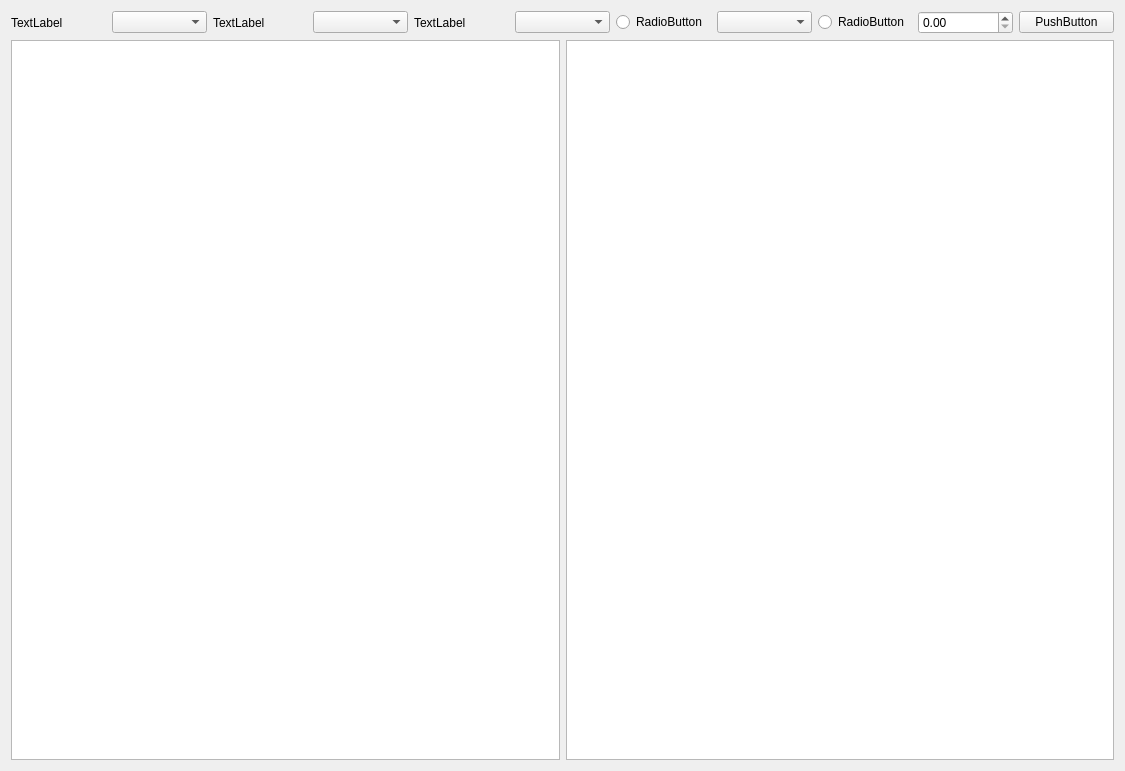
<?xml version="1.0" encoding="UTF-8"?>
<ui version="4.0">
 <class>AllWarningForm</class>
 <widget class="QWidget" name="AllWarningForm">
  <property name="geometry">
   <rect>
    <x>0</x>
    <y>0</y>
    <width>1125</width>
    <height>771</height>
   </rect>
  </property>
  <property name="windowTitle">
   <string>Form</string>
  </property>
  <layout class="QGridLayout" name="gridLayout_2">
   <item row="0" column="0">
    <layout class="QHBoxLayout" name="horizontalLayout">
     <item>
      <widget class="QLabel" name="label_2">
       <property name="text">
        <string>TextLabel</string>
       </property>
      </widget>
     </item>
     <item>
      <widget class="QComboBox" name="comboBox_3"/>
     </item>
     <item>
      <widget class="QLabel" name="label">
       <property name="text">
        <string>TextLabel</string>
       </property>
      </widget>
     </item>
     <item>
      <widget class="QComboBox" name="comboBox_5"/>
     </item>
     <item>
      <widget class="QLabel" name="label_4">
       <property name="text">
        <string>TextLabel</string>
       </property>
      </widget>
     </item>
     <item>
      <widget class="QComboBox" name="comboBox_2"/>
     </item>
     <item>
      <widget class="QRadioButton" name="radioButton">
       <property name="text">
        <string>RadioButton</string>
       </property>
      </widget>
     </item>
     <item>
      <widget class="QComboBox" name="comboBox_4"/>
     </item>
     <item>
      <widget class="QRadioButton" name="radioButton_2">
       <property name="text">
        <string>RadioButton</string>
       </property>
      </widget>
     </item>
     <item>
      <widget class="QDoubleSpinBox" name="doubleSpinBox"/>
     </item>
     <item>
      <widget class="QPushButton" name="pushButton">
       <property name="text">
        <string>PushButton</string>
       </property>
      </widget>
     </item>
    </layout>
   </item>
   <item row="1" column="0">
    <layout class="QGridLayout" name="gridLayout">
     <item row="0" column="0">
      <widget class="QTableView" name="tableView"/>
     </item>
     <item row="0" column="1">
      <widget class="QTableView" name="tableView_2"/>
     </item>
    </layout>
   </item>
  </layout>
 </widget>
 <resources/>
 <connections/>
</ui>
